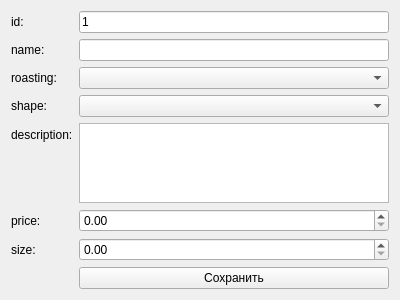
<?xml version="1.0" encoding="UTF-8"?>
<ui version="4.0">
 <class>Form</class>
 <widget class="QWidget" name="Form">
  <property name="geometry">
   <rect>
    <x>0</x>
    <y>0</y>
    <width>400</width>
    <height>300</height>
   </rect>
  </property>
  <property name="windowTitle">
   <string>Добавить / Изменить информацию</string>
  </property>
  <layout class="QFormLayout" name="formLayout">
   <item row="0" column="0">
    <widget class="QLabel" name="label">
     <property name="text">
      <string>id:</string>
     </property>
    </widget>
   </item>
   <item row="0" column="1">
    <widget class="QLineEdit" name="id">
     <property name="enabled">
      <bool>true</bool>
     </property>
     <property name="text">
      <string>1</string>
     </property>
     <property name="readOnly">
      <bool>true</bool>
     </property>
    </widget>
   </item>
   <item row="1" column="0">
    <widget class="QLabel" name="label_2">
     <property name="text">
      <string>name:</string>
     </property>
    </widget>
   </item>
   <item row="2" column="0">
    <widget class="QLabel" name="label_3">
     <property name="text">
      <string>roasting:</string>
     </property>
    </widget>
   </item>
   <item row="1" column="1">
    <widget class="QLineEdit" name="name"/>
   </item>
   <item row="2" column="1">
    <widget class="QComboBox" name="roasting"/>
   </item>
   <item row="3" column="0">
    <widget class="QLabel" name="label_4">
     <property name="text">
      <string>shape:</string>
     </property>
    </widget>
   </item>
   <item row="3" column="1">
    <widget class="QComboBox" name="shape"/>
   </item>
   <item row="4" column="0">
    <widget class="QLabel" name="label_5">
     <property name="text">
      <string>description:</string>
     </property>
    </widget>
   </item>
   <item row="4" column="1">
    <widget class="QPlainTextEdit" name="description"/>
   </item>
   <item row="5" column="0">
    <widget class="QLabel" name="label_6">
     <property name="text">
      <string>price:</string>
     </property>
    </widget>
   </item>
   <item row="5" column="1">
    <widget class="QDoubleSpinBox" name="price">
     <property name="maximum">
      <double>1000000.000000000000000</double>
     </property>
    </widget>
   </item>
   <item row="6" column="0">
    <widget class="QLabel" name="label_7">
     <property name="text">
      <string>size:</string>
     </property>
    </widget>
   </item>
   <item row="6" column="1">
    <widget class="QDoubleSpinBox" name="size">
     <property name="maximum">
      <double>1000000.000000000000000</double>
     </property>
    </widget>
   </item>
   <item row="7" column="1">
    <widget class="QPushButton" name="save_btn">
     <property name="text">
      <string>Сохранить</string>
     </property>
    </widget>
   </item>
  </layout>
 </widget>
 <resources/>
 <connections/>
</ui>
